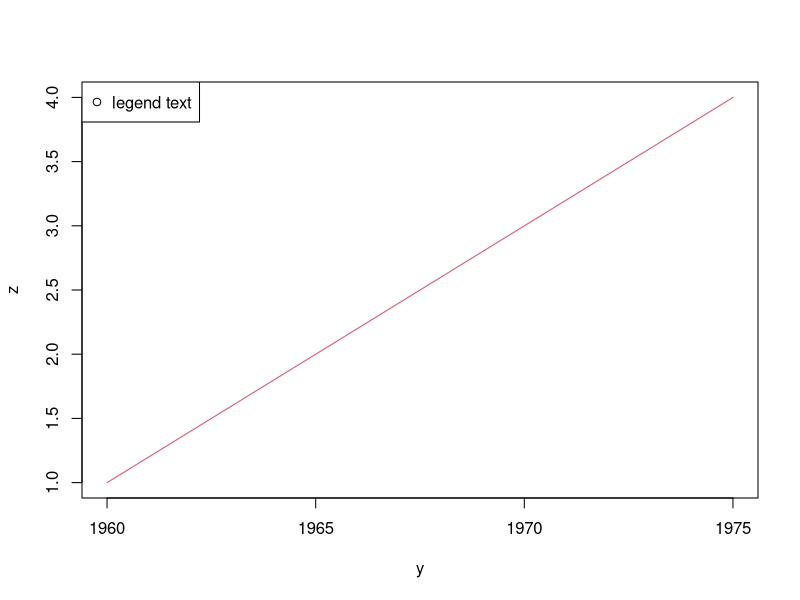
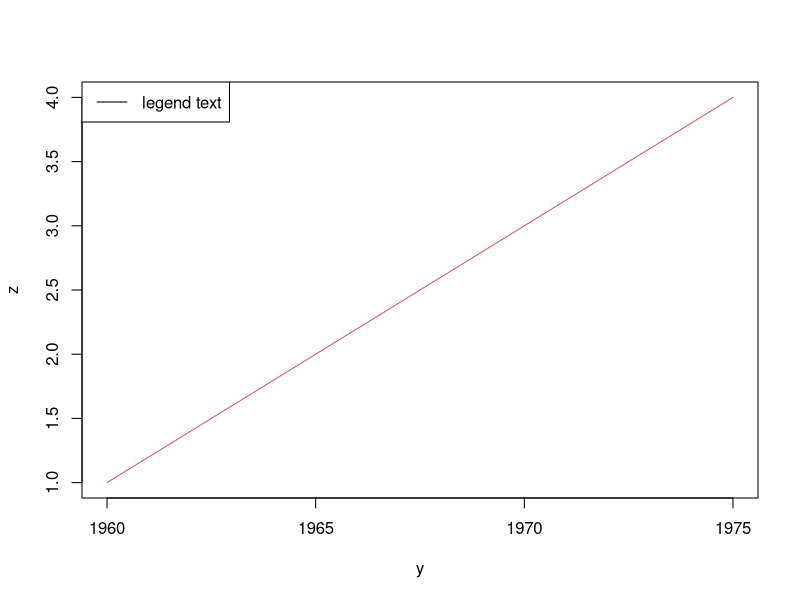
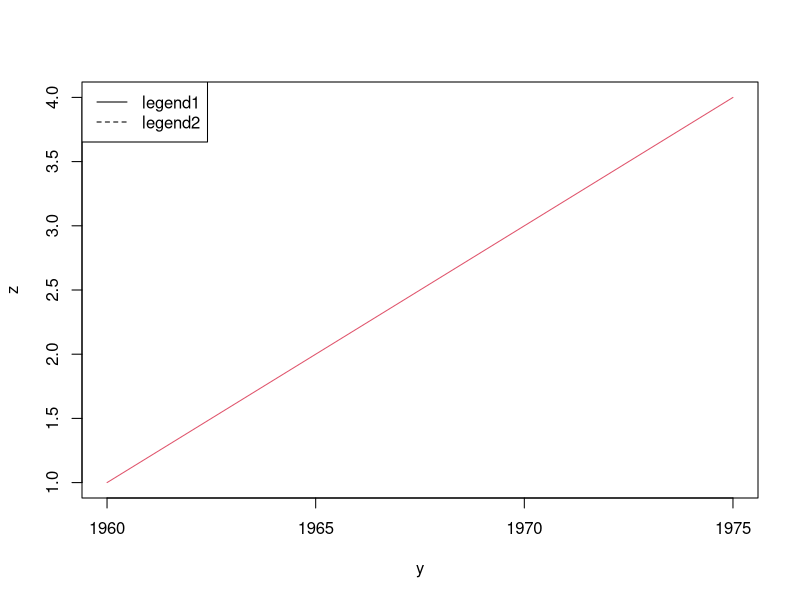
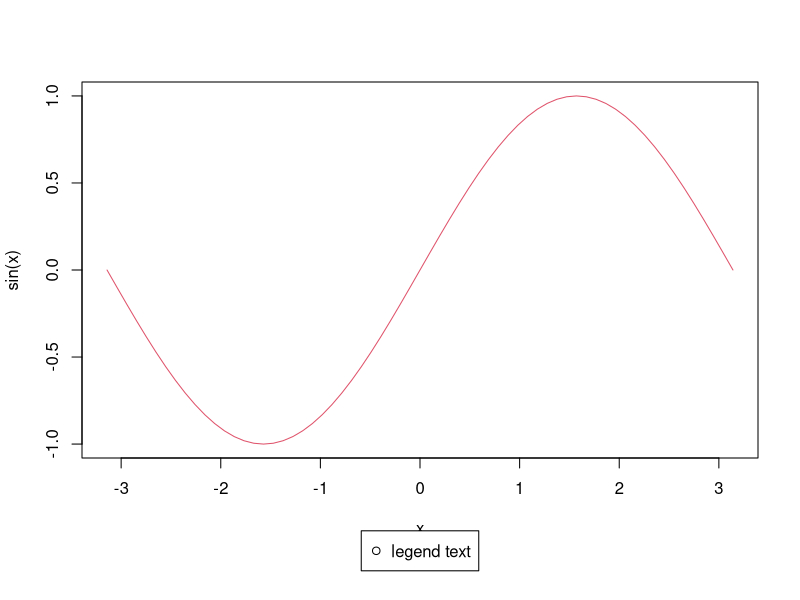

Reproduce these figures in R, in order.
y<-c(1960, 1965, 1970, 1975)
z<-c(1, 2, 3, 4)
plot(y, z, type="l", col = 2)
legend("topleft", "legend text", pch = 1, xjust = 0.5)

y<-c(1960, 1965, 1970, 1975)
z<-c(1, 2, 3, 4)
plot(y, z, type="l", col = 2)
legend("topleft", "legend text", lty = 1, xjust = 0.5)

y<-c(1960, 1965, 1970, 1975)
z<-c(1, 2, 3, 4)
plot(y, z, type="l", col = 2)
legend("topleft", c("legend1", "legend2"), lty = c(1, 2), xjust = 0.5)

x <- seq(-pi, pi, len=65)
par(mar=c(par("mar")[1] + 2, par("mar")[-1]))
plot(x, sin(x), type="l", col=2)
par(xpd=TRUE)
legend("bottom", "legend text", pch=1, inset=-0.3)